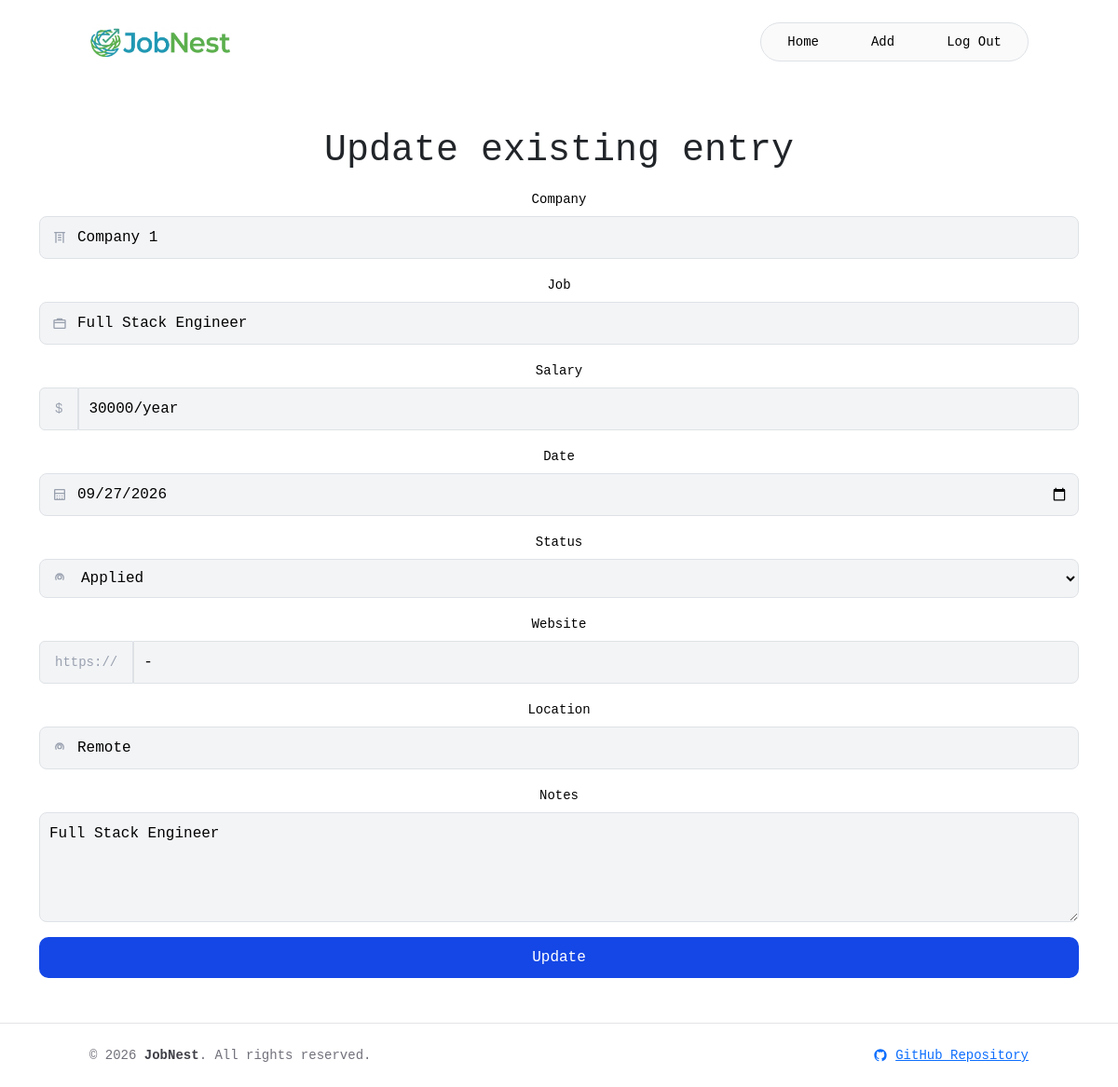
Screenshot of /edit?id=4 (signed in) with the database file from the repository.
### tables this page shows
CREATE TABLE job (
    id INTEGER PRIMARY KEY AUTOINCREMENT,
    user_id INTEGER NOT NULL,
    company_name TEXT NOT NULL,
    job_name TEXT NOT NULL,
    salary TEXT,
    date_applied TEXT NOT NULL,
    status TEXT NOT NULL,
    job_link TEXT,
    location TEXT,
    notes TEXT,
    FOREIGN KEY (user_id) REFERENCES users(id)
);

### app.py (the view)
@app.route("/edit", methods=["GET", "POST"])
def edit():
    db = get_db()
    if request.method == "POST":
        job_id = request.form.get("id")
        company_name = request.form.get("company_name")
        job = request.form.get("job")
        salary = request.form.get("salary")
        date = request.form.get("date")
        status = request.form.get("status")
        website = request.form.get("website")
        location = request.form.get("location")
        notes = request.form.get("notes")
        if not company_name or not job or not date or not status:
            return render_template("apology.html", message="Company name, job, date, and status field must not be empty")
        if not website:
            website = "-"
        if not location:
            location = "-"
        if not notes:
            notes = "-"
        db = get_db()
        db.execute("UPDATE job SET user_id = ?, company_name = ?, job_name = ?, salary = ?, date_applied = ?, status = ?, job_link = ?, location = ?, notes= ? WHERE user_id = ? AND id = ?", (session["user_id"], company_name, job, salary, date, status, website, location, notes, session["user_id"], job_id))
        db.commit()
        return redirect("/dashboard")
    else:
        job_id = request.args.get("id")
        if not job_id:
            return render_template("apology.html", message="Missing job information")
        cursor = db.execute("SELECT * FROM job WHERE id = ? AND user_id = ?", (job_id, session["user_id"]))
        job_dict = cursor.fetchone()
        if not job_dict:
            return render_template("apology.html", message="Missing job information")
        job_dict = dict(job_dict)
        return render_template("edit.html", job_dict=job_dict)

### app.py (called while the page is built)
def get_db():
    if 'db' not in g:
        g.db = sqlite3.connect(DATABASE_PATH, timeout=20)
        g.db.row_factory = sqlite3.Row
    return g.db

@app.after_request
def after_request(response):
    response.headers["Cache-Control"] = "no-cache, no-store, must-revalidate"
    response.headers["Expires"] = 0
    response.headers["Pragma"] = "no-cache"
    return response

### templates/edit.html (shortened to what this page needs)
{% extends "layout.html" %}
{% block main %}
    <h1>Update existing entry</h1>
    <form class="space-y-4" action="/edit" method="post">
        <div>
            <label for="company" class="block mb-2 text-sm font-medium text-black">Company</label>
            <div class="relative">
            <div class="absolute inset-y-0 start-0 flex items-center ps-3.5 pointer-events-none">
            </div>
            <input type="text" id="company" class="bg-gray-100 border border-gray-700 text-black text-sm rounded-lg focus:ring-blue-500 focus:border-blue-500 block w-full ps-10 p-2.5 placeholder-gray-400" name="company_name" placeholder="Google, Inc." value="{{ job_dict['company_name'] }}">
            </div>
        </div>
        <div>
            <label for="job" class="block mb-2 text-sm font-medium text-black">Job</label>
            <div class="relative">
            <div class="absolute inset-y-0 start-0 flex items-center ps-3.5 pointer-events-none">
            </div>
            <input type="text" id="job" class="bg-gray-100 border border-gray-700 text-black text-sm rounded-lg focus:ring-blue-500 focus:border-blue-500 block w-full ps-10 p-2.5 placeholder-gray-400" name="job" placeholder="Senior Software Engineer" value="{{ job_dict['job_name'] }}">
            </div>
        </div>
        <div>
            <label for="salary" class="block mb-2 text-sm font-medium text-black">Salary</label>
            <div class="flex">
            <span class="inline-flex items-center px-3 text-sm text-gray-400 bg-gray-100 border border-e-0 border-gray-700 rounded-s-md">
                $
            </span>
            <input type="text" id="salary" class="rounded-none rounded-e-lg bg-gray-100 border border-gray-700 text-black focus:ring-blue-500 focus:border-blue-500 block flex-1 min-w-0 w-full text-sm p-2.5 placeholder-gray-400" name="salary" placeholder="150,000 / year" value="{{ job_dict['salary'] }}">
            </div>
        </div>
        <div>
            <label for="date" class="block mb-2 text-sm font-medium text-black">Date</label>
            <div class="relative">
            <div class="absolute inset-y-0 start-0 flex items-center ps-3.5 pointer-events-none">
            </div>
            <input type="date" id="date" class="bg-gray-100 border border-gray-700 text-black text-sm rounded-lg focus:ring-blue-500 focus:border-blue-500 block w-full ps-10 p-2.5 placeholder-gray-400" name="date" value="{{ job_dict['date_applied'] }}">
            </div>
        </div>
        <div>
            <label for="status" class="block mb-2 text-sm font-medium text-black">Status</label>
            <div class="relative">
            <div class="absolute inset-y-0 start-0 flex items-center ps-3.5 pointer-events-none">
            </div>
            <select id="status" name="status" class="bg-gray-100 border border-gray-700 text-black text-sm rounded-lg focus:ring-blue-500 focus:border-blue-500 block w-full ps-10 p-2.5">
                {% for status_option in ["Saved", "Applied", "Assessment", "Interview", "Offer", "Rejected", "Withdrawn"] %}
                    <option value="{{ status_option }}" {% if job_dict['status'] == status_option %}selected{% endif %}>{{ status_option }}</option>
                {% endfor %}
            </select>
            </div>
        </div>
        <div>
            <label for="website" class="block mb-2 text-sm font-medium text-black">Website</label>
            <div class="flex">
            <span class="inline-flex items-center px-3 text-sm text-gray-400 bg-gray-100 border border-e-0 border-gray-700 rounded-s-md">
                https://
            </span>
            <input type="text" id="website" name="website" class="rounded-none rounded-e-lg bg-gray-100 border border-gray-700 text-black focus:ring-blue-500 focus:border-blue-500 block flex-1 min-w-0 w-full text-sm p-2.5 placeholder-gray-400" placeholder="flowbite.com" value="{{ job_dict['job_link'] }}">
            </div>
        </div>
        <div>
            <label for="location" class="block mb-2 text-sm font-medium text-black">Location</label>
            <div class="relative">
            <div class="absolute inset-y-0 start-0 flex items-center ps-3.5 pointer-events-none">
            </div>
            <input type="text" id="location" name="location" class="bg-gray-100 border border-gray-700 text-black text-sm rounded-lg focus:ring-blue-500 focus:border-blue-500 block w-full ps-10 p-2.5 placeholder-gray-400" placeholder="San Francisco, CA" value="{{ job_dict['location'] }}">
            </div>
        </div>
        <div>
            <label for="notes" class="block mb-2 text-sm font-medium text-black">Notes</label>
            <textarea id="notes" name="notes" rows="4" class="block p-2.5 w-full text-sm text-black bg-gray-100 rounded-lg border border-gray-700 focus:ring-blue-500 focus:border-blue-500 placeholder-gray-400" placeholder="Additional notes about the role...">{{ job_dict['notes'] }}</textarea>
        </div>
        <button type="submit" class="w-full text-white bg-blue-700 hover:bg-blue-800 focus:ring-4 focus:outline-none focus:ring-blue-300 font-medium rounded-lg text-sm px-5 py-2.5 text-center dark:bg-blue-600 dark:hover:bg-blue-700 dark:focus:ring-blue-800">
            Update
        </button>
</form>
{% endblock %}

### static/styles.css (style rules this page uses)
html, body { height: 100%; margin: 0; }
body { display: flex; flex-direction: column; min-height: 100vh; }
* { font-family: 'JetBrains Mono', monospace; }
body { font-family: 'JetBrains Mono', monospace; }
button { border-radius: 10px !important; }

### rows the page displays
job: company_name "Company 1", job "Full Stack Engineer", salary "30000/year", date "09/27/2026", status "Applied", website "-", location "Remote", notes "Full Stack Engineer"
